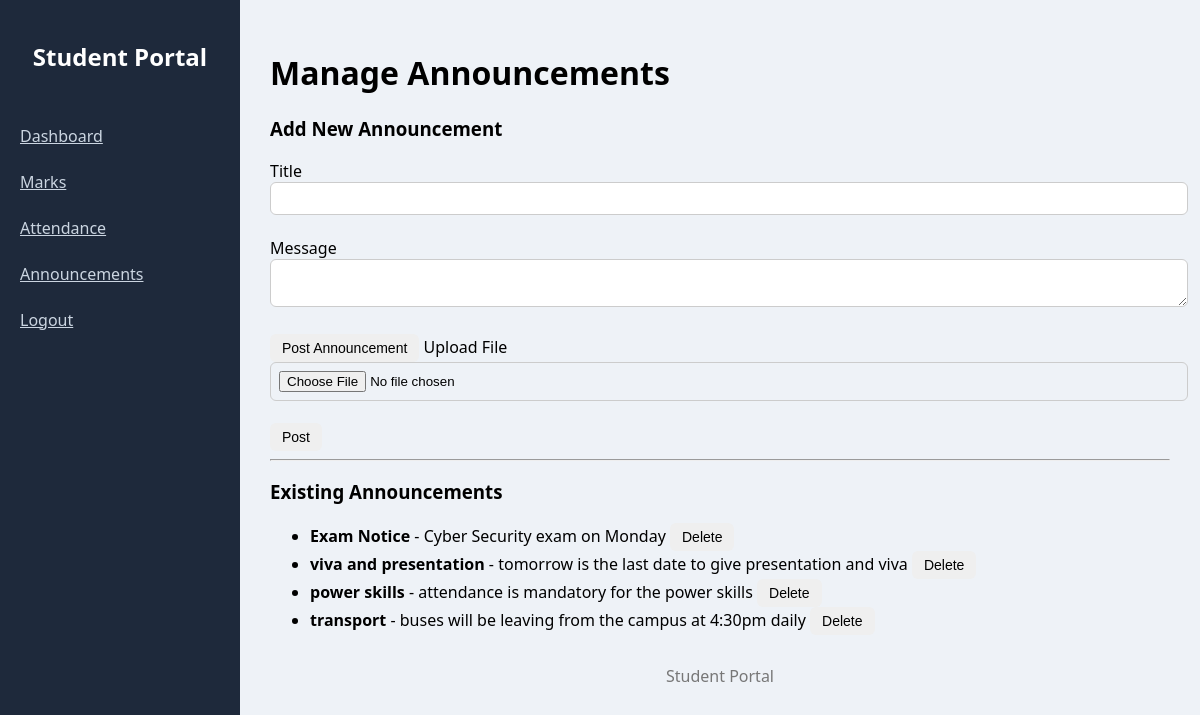
The page /admin/announcements on the database its author committed.
### tables this page shows
CREATE TABLE announcements (
    announcement_id INTEGER PRIMARY KEY AUTOINCREMENT,
    title TEXT,
    message TEXT,
    created_at TEXT
);

### app.py (the view, shortened to what this page needs)
@app.route('/admin/announcements', methods=['GET','POST'])
def manage_announcements():
    conn = get_db_connection()
    announcements = conn.execute("SELECT * FROM announcements").fetchall()
    conn.close()
    return render_template('admin_announcements.html', announcements=announcements)

### app.py (called while the page is built)
def get_db_connection():
    conn = sqlite3.connect('student_portal.db')
    conn.row_factory = sqlite3.Row
    return conn

### templates/admin_announcements.html
{% extends "base.html" %}
{% block content %}
<h1>Manage Announcements</h1>
<h3>Add New Announcement</h3>
<form method="POST">
<label>Title</label><br>
<input type="text" name="title"><br><br>
<label>Message</label><br>
<textarea name="message"></textarea><br><br>
<button type="submit">Post Announcement</button>
<label>Upload File</label>
<input type="file" name="file">
<br><br>
<button type="submit">Post</button>
</form>
<hr>
<h3>Existing Announcements</h3>
<ul>
{% for a in announcements %}
<li>
<b>{{ a.title }}</b> - {{ a.message |safe }}
<a href="{{ url_for('delete_announcement', announcement_id=a.announcement_id) }}">
<button>Delete</button>
</a>
</li>
{% endfor %}
</ul>
{% endblock %}

### templates/base.html (style rules this page uses)
body { margin:0; font-family:'Segoe UI',sans-serif; background:#eef2f7; }
button { padding:6px 12px; border:none; border-radius:6px; cursor:pointer; font-size:14px; }
input, textarea { width:100%; padding:8px; border-radius:6px; border:1px solid #ccc; }

### rows shown on the page
announcements: title "Exam Notice", message "Cyber Security exam on Monday"
announcements: title "viva and presentation", message "tomorrow is the last date to give presentation and viva"
announcements: title "power skills", message "attendance is mandatory for the power skills"
announcements: title "transport", message "buses will be leaving from the campus at 4:30pm daily"
